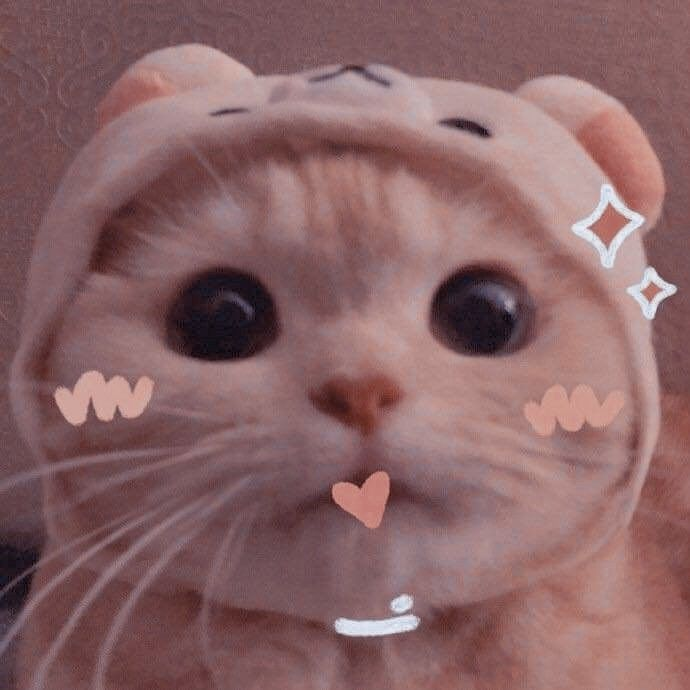
#> input picture image_libary/meo.jpg, 690 x 690 px
$ python resize_anh.py
#> lines starting #> are read from the running program, lines starting #| are printed output that depends on the picture
import cv2

image = cv2.imread("image_libary/meo.jpg")
#> image is the input picture: shape (690, 690, 3); mean B, G, R 102.3, 100.4, 137.9
cv2.imshow("anh",image)
cv2.waitKey()
# Resize ảnh
image_rz = cv2.resize(image,dsize=(100,200))
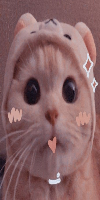
#> image_rz: shape (200, 100, 3); mean B, G, R 102.2, 100.3, 137.7
cv2.imshow("anh",image_rz)
cv2.waitKey()

cv2.destroyAllWindows()
